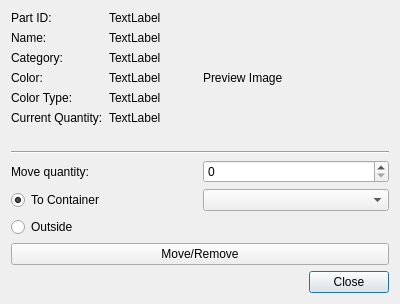
<?xml version="1.0" encoding="UTF-8"?>
<ui version="4.0">
 <class>DeatilPartDialog</class>
 <widget class="QDialog" name="DeatilPartDialog">
  <property name="geometry">
   <rect>
    <x>0</x>
    <y>0</y>
    <width>400</width>
    <height>304</height>
   </rect>
  </property>
  <property name="windowTitle">
   <string>Lot Detail</string>
  </property>
  <layout class="QGridLayout" name="gridLayout">
   <item row="0" column="0">
    <layout class="QFormLayout" name="infoLayout">
     <item row="0" column="0">
      <widget class="QLabel" name="idLabel">
       <property name="text">
        <string>Part ID:</string>
       </property>
      </widget>
     </item>
     <item row="0" column="1">
      <widget class="QLabel" name="idValLabel">
       <property name="text">
        <string>TextLabel</string>
       </property>
      </widget>
     </item>
     <item row="1" column="0">
      <widget class="QLabel" name="nameLabel">
       <property name="text">
        <string>Name:</string>
       </property>
      </widget>
     </item>
     <item row="1" column="1">
      <widget class="QLabel" name="nameValLabel">
       <property name="text">
        <string>TextLabel</string>
       </property>
      </widget>
     </item>
     <item row="2" column="0">
      <widget class="QLabel" name="categoryLabel">
       <property name="text">
        <string>Category:</string>
       </property>
      </widget>
     </item>
     <item row="2" column="1">
      <widget class="QLabel" name="categoryValLabel">
       <property name="text">
        <string>TextLabel</string>
       </property>
      </widget>
     </item>
     <item row="3" column="0">
      <widget class="QLabel" name="colorLabel">
       <property name="text">
        <string>Color:</string>
       </property>
      </widget>
     </item>
     <item row="3" column="1">
      <widget class="QLabel" name="colorValLabel">
       <property name="text">
        <string>TextLabel</string>
       </property>
      </widget>
     </item>
     <item row="4" column="0">
      <widget class="QLabel" name="colorTypeLabel">
       <property name="text">
        <string>Color Type:</string>
       </property>
      </widget>
     </item>
     <item row="4" column="1">
      <widget class="QLabel" name="colorTypeValLabel">
       <property name="text">
        <string>TextLabel</string>
       </property>
      </widget>
     </item>
     <item row="5" column="0">
      <widget class="QLabel" name="currentQtyLabel">
       <property name="text">
        <string>Current Quantity:</string>
       </property>
      </widget>
     </item>
     <item row="5" column="1">
      <widget class="QLabel" name="currentQtyValLabel">
       <property name="text">
        <string>TextLabel</string>
       </property>
      </widget>
     </item>
    </layout>
   </item>
   <item row="0" column="1">
    <widget class="QLabel" name="imageLabel">
     <property name="text">
      <string>Preview Image</string>
     </property>
    </widget>
   </item>
   <item row="1" column="0" colspan="2">
    <widget class="Line" name="line">
     <property name="orientation">
      <enum>Qt::Orientation::Horizontal</enum>
     </property>
    </widget>
   </item>
   <item row="4" column="0" colspan="2">
    <widget class="QDialogButtonBox" name="buttonBox">
     <property name="orientation">
      <enum>Qt::Orientation::Horizontal</enum>
     </property>
     <property name="standardButtons">
      <set>QDialogButtonBox::StandardButton::Close</set>
     </property>
    </widget>
   </item>
   <item row="2" column="0" colspan="2">
    <layout class="QHBoxLayout" name="moveLayout">
     <item>
      <widget class="QLabel" name="moveLabel">
       <property name="text">
        <string>Move quantity:</string>
       </property>
      </widget>
     </item>
     <item>
      <widget class="QSpinBox" name="qtySpinBox"/>
     </item>
    </layout>
   </item>
   <item row="3" column="0" colspan="2">
    <layout class="QGridLayout" name="destinationLayout">
     <item row="0" column="0">
      <widget class="QRadioButton" name="toContainerRadioButton">
       <property name="text">
        <string>To Container</string>
       </property>
       <property name="checked">
        <bool>true</bool>
       </property>
       <attribute name="buttonGroup">
        <string notr="true">destinationButtonGroup</string>
       </attribute>
      </widget>
     </item>
     <item row="0" column="1">
      <widget class="QComboBox" name="containerCombo"/>
     </item>
     <item row="1" column="0">
      <widget class="QRadioButton" name="toOutsideRadioButton">
       <property name="text">
        <string>Outside</string>
       </property>
       <attribute name="buttonGroup">
        <string notr="true">destinationButtonGroup</string>
       </attribute>
      </widget>
     </item>
     <item row="2" column="0" colspan="2">
      <widget class="QPushButton" name="moveButton">
       <property name="text">
        <string>Move/Remove</string>
       </property>
      </widget>
     </item>
    </layout>
   </item>
  </layout>
 </widget>
 <resources/>
 <connections>
  <connection>
   <sender>buttonBox</sender>
   <signal>accepted()</signal>
   <receiver>DeatilPartDialog</receiver>
   <slot>accept()</slot>
   <hints>
    <hint type="sourcelabel">
     <x>248</x>
     <y>254</y>
    </hint>
    <hint type="destinationlabel">
     <x>157</x>
     <y>274</y>
    </hint>
   </hints>
  </connection>
  <connection>
   <sender>buttonBox</sender>
   <signal>rejected()</signal>
   <receiver>DeatilPartDialog</receiver>
   <slot>reject()</slot>
   <hints>
    <hint type="sourcelabel">
     <x>316</x>
     <y>260</y>
    </hint>
    <hint type="destinationlabel">
     <x>286</x>
     <y>274</y>
    </hint>
   </hints>
  </connection>
 </connections>
 <buttongroups>
  <buttongroup name="destinationButtonGroup"/>
 </buttongroups>
</ui>
